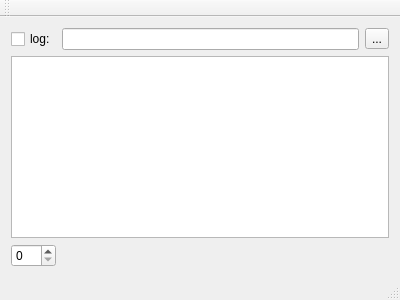
<?xml version="1.0" encoding="UTF-8"?>
<ui version="4.0">
 <class>MainWindow</class>
 <widget class="QMainWindow" name="MainWindow">
  <property name="geometry">
   <rect>
    <x>0</x>
    <y>0</y>
    <width>400</width>
    <height>300</height>
   </rect>
  </property>
  <property name="windowTitle">
   <string>MainWindow</string>
  </property>
  <widget class="QWidget" name="centralWidget">
   <layout class="QGridLayout" name="gridLayout">
    <item row="0" column="0">
     <widget class="QCheckBox" name="logFileCheckBox">
      <property name="text">
       <string>log:</string>
      </property>
     </widget>
    </item>
    <item row="0" column="1">
     <widget class="QLineEdit" name="logFileLineEdit"/>
    </item>
    <item row="0" column="2">
     <widget class="QToolButton" name="logFileToolButton">
      <property name="text">
       <string>...</string>
      </property>
     </widget>
    </item>
    <item row="1" column="0" colspan="3">
     <widget class="QPlainTextEdit" name="logPlainTextEdit"/>
    </item>
    <item row="2" column="0">
     <widget class="QSpinBox" name="eventsSpinBox"/>
    </item>
   </layout>
  </widget>
  <widget class="QMenuBar" name="menuBar">
   <property name="geometry">
    <rect>
     <x>0</x>
     <y>0</y>
     <width>400</width>
     <height>25</height>
    </rect>
   </property>
  </widget>
  <widget class="QToolBar" name="mainToolBar">
   <attribute name="toolBarArea">
    <enum>TopToolBarArea</enum>
   </attribute>
   <attribute name="toolBarBreak">
    <bool>false</bool>
   </attribute>
  </widget>
  <widget class="QStatusBar" name="statusBar"/>
 </widget>
 <layoutdefault spacing="6" margin="11"/>
 <resources/>
 <connections/>
</ui>
